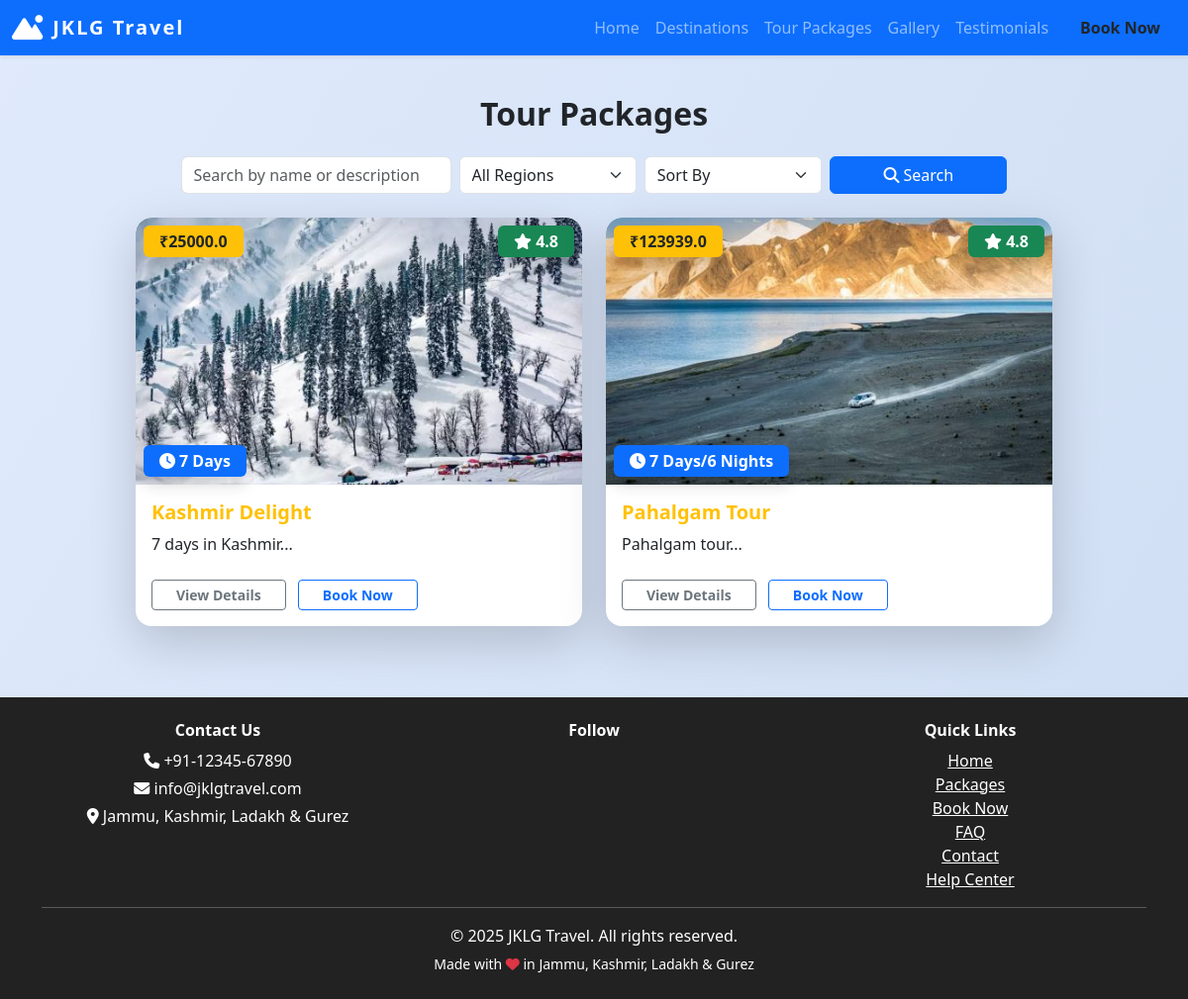
Before: /packages with the older database file.
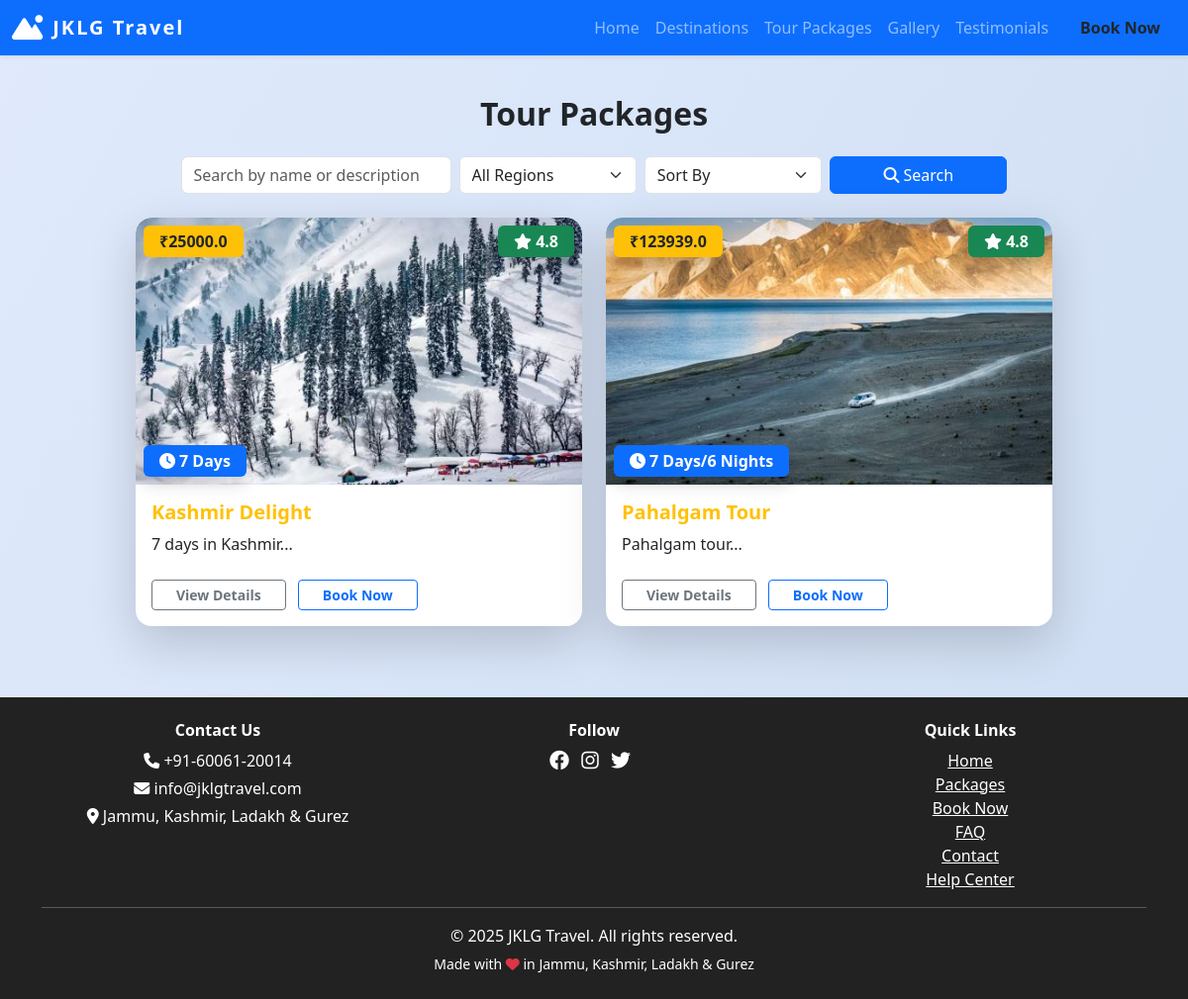
After: the same page with the newer database file.
### models.py (models this page shows, shortened)
class SiteSettings(db.Model):
    id = db.Column(db.Integer, primary_key=True)
    site_name = db.Column(db.String(120), default='JKLG Travel')
    site_title = db.Column(db.String(200), default='JKLG Travel - Explore Jammu, Kashmir, Ladakh & Gurez')
    logo = db.Column(db.String(200))
    phone = db.Column(db.String(30), default='+91-12345-67890')
    email = db.Column(db.String(120), default='info@jklgtravel.com')
    address = db.Column(db.String(200), default='Jammu, Kashmir, Ladakh & Gurez')
    facebook = db.Column(db.String(120))  # Username only
    instagram = db.Column(db.String(120))  # Username only
    twitter = db.Column(db.String(120))  # Username only
    linkedin = db.Column(db.String(120))  # Username only
    youtube = db.Column(db.String(120))  # Channel/user ID only
    whatsapp = db.Column(db.String(30))  # Number only
    telegram = db.Column(db.String(120))  # Username only
    meta_description = db.Column(db.String(300))
    about = db.Column(db.Text)
    google_analytics_id = db.Column(db.String(32))

### views.py (the view)
@main.route('/packages')
def packages():
    page = request.args.get('page', 1, type=int)
    per_page = 6
    q = request.args.get('q', '').strip()
    region = request.args.get('region', '').strip()
    sort = request.args.get('sort', '')
    query = TourPackage.query
    if q:
        query = query.filter((TourPackage.title.ilike(f'%{q}%')) | (TourPackage.description.ilike(f'%{q}%')))
    if region:
        query = query.join(TourPackage.places).filter_by(region=region)
    if sort == 'price_asc':
        query = query.order_by(TourPackage.price.asc())
    elif sort == 'price_desc':
        query = query.order_by(TourPackage.price.desc())
    elif sort == 'duration_asc':
        query = query.order_by(TourPackage.duration.asc())
    elif sort == 'duration_desc':
        query = query.order_by(TourPackage.duration.desc())
    pagination = query.paginate(page=page, per_page=per_page, error_out=False)
    packages = pagination.items
    return render_template('packages.html', packages=packages, pagination=pagination)

### views.py (called while the page is built)
@main.context_processor
def inject_site_settings():
    settings = SiteSettings.query.first()
    return dict(site_settings=settings)

### templates/packages.html (shortened to what this page needs)
{% extends 'base.html' %}
{% block content %}
<h2 class="section-title text-center">Tour Packages</h2>
<form method="get" class="row g-2 mb-4 justify-content-center">
  <div class="col-md-3">
    <input type="text" class="form-control" name="q" placeholder="Search by name or description" value="{{ request.args.get('q', '') }}">
  </div>
  <div class="col-md-2">
    <select class="form-select" name="region">
      <option value="">All Regions</option>
    </select>
  </div>
  <div class="col-md-2">
    <select class="form-select" name="sort">
      <option value="">Sort By</option>
    </select>
  </div>
  <div class="col-md-2">
    <button class="btn btn-primary w-100" type="submit"><i class="fa fa-search me-1"></i>Search</button>
  </div>
</form>
<div class="row mb-5 justify-content-center">
    {% for package in packages %}
    <div class="col-md-5 mb-4 animate__animated animate__zoomIn">
        <div class="card h-100 border-0 shadow-lg position-relative package-card">
            <div class="position-relative">
                <img src="{{ url_for('static', filename='packages/' + package.image) if package.image else 'https://via.placeholder.com/600x400?text=Package' }}" class="card-img-top" alt="{{ package.title }}" style="height: 270px; object-fit: cover; border-radius: 1rem 1rem 0 0;">
                <span class="badge bg-warning text-dark position-absolute top-0 start-0 m-2 fs-6 px-3 py-2 shadow">₹{{ package.price }}</span>
                <span class="badge bg-primary position-absolute bottom-0 start-0 m-2 fs-6 px-3 py-2 shadow"><i class="fa fa-clock me-1"></i>{{ package.duration }}</span>
                <span class="badge bg-success position-absolute top-0 end-0 m-2 fs-6 px-3 py-2 shadow"><i class="fa fa-star"></i> {{ package.rating if package.rating else '4.8' }}</span>
            </div>
            <div class="card-body pt-3">
                <h5 class="card-title text-warning fw-bold mb-2">{{ package.title }}</h5>
                <p class="card-text mb-3">{{ package.description[:120] }}...</p>
                <a href="/packages/{{ package.id }}" class="btn btn-outline-secondary btn-sm mt-2 px-4 fw-bold me-2">View Details</a>
                <a href="/book?package={{ package.title|urlencode }}" class="btn btn-outline-primary btn-sm mt-2 px-4 fw-bold">Book Now</a>
            </div>
        </div>
    </div>
    {% endfor %}
</div>
{% endblock %}

### templates/base.html (shortened to what the changed rows need)
<!DOCTYPE html>
<html lang="en">
<head>
    <link rel="stylesheet" href="https://cdn.jsdelivr.net/npm/bootstrap@5.3.0/dist/css/bootstrap.min.css">
    <link rel="stylesheet" href="https://cdnjs.cloudflare.com/ajax/libs/font-awesome/6.4.0/css/all.min.css">
</head>
<body>
    <nav class="navbar navbar-expand-lg navbar-dark bg-primary shadow-sm">
        <div class="container-fluid">
            <a class="navbar-brand d-flex align-items-center gap-2" href="/">
                {% if site_settings and site_settings.logo %}
                    <img src="{{ url_for('static', filename=site_settings.logo) }}" alt="Logo" style="height:36px; width:auto; border-radius:6px;">
                {% else %}
                    <i class="fa fa-mountain-sun fa-lg"></i>
                {% endif %}
                {{ site_settings.site_name if site_settings and site_settings.site_name else 'JKLG Travel' }}
            </a>
            <div class="collapse navbar-collapse" id="navbarNav">
                <ul class="navbar-nav ms-auto">
                </ul>
            </div>
        </div>
    </nav>
    <div class="container mt-4">
        {% block content %}{% endblock %}
    </div>
    <footer class="footer text-center mt-5">
        <div class="container">
            <div class="row mb-2">
                <div class="col-md-4 mb-2 mb-md-0">
                    <h6 class="fw-bold">Contact Us</h6>
                    <p class="mb-1"><i class="fa fa-phone"></i> {{ site_settings.phone if site_settings and site_settings.phone else '+91-12345-67890' }}</p>
                    <p class="mb-1"><i class="fa fa-envelope"></i> {{ site_settings.email if site_settings and site_settings.email else 'info@jklgtravel.com' }}</p>
                    <p class="mb-1"><i class="fa fa-map-marker-alt"></i> {{ site_settings.address if site_settings and site_settings.address else 'Jammu, Kashmir, Ladakh & Gurez' }}</p>
                </div>
                <div class="col-md-4 mb-2 mb-md-0">
                    {% if site_settings and site_settings.facebook %}
                        <a href="{{ site_settings.facebook }}" class="me-2 text-white"><i class="fab fa-facebook fa-lg"></i></a>
                    {% endif %}
                    {% if site_settings and site_settings.instagram %}
                        <a href="{{ site_settings.instagram }}" class="me-2 text-white"><i class="fab fa-instagram fa-lg"></i></a>
                    {% endif %}
                    {% if site_settings and site_settings.twitter %}
                        <a href="{{ site_settings.twitter }}" class="me-2 text-white"><i class="fab fa-twitter fa-lg"></i></a>
                    {% endif %}
                </div>
                <div class="col-md-4">
                </div>
            </div>
            <hr class="bg-light">
            <p class="mb-1">&copy; {{ 2025 }} {{ site_settings.site_name if site_settings and site_settings.site_name else 'JKLG Travel Agency' }}. All rights reserved.</p>
            <small>Made with <i class="fa fa-heart text-danger"></i> in Jammu, Kashmir, Ladakh & Gurez</small>
        </div>
    </footer>
</body>
</html>

Changed rows visible on the page:
changed SiteSettings "JKLG Travel": phone "+91-12345-67890" → "+91-60061-20014"; facebook empty → "octaeldrith" (drawn); instagram empty → "ims_eldrith" (drawn); twitter empty → "ims_eldrith" (drawn)
